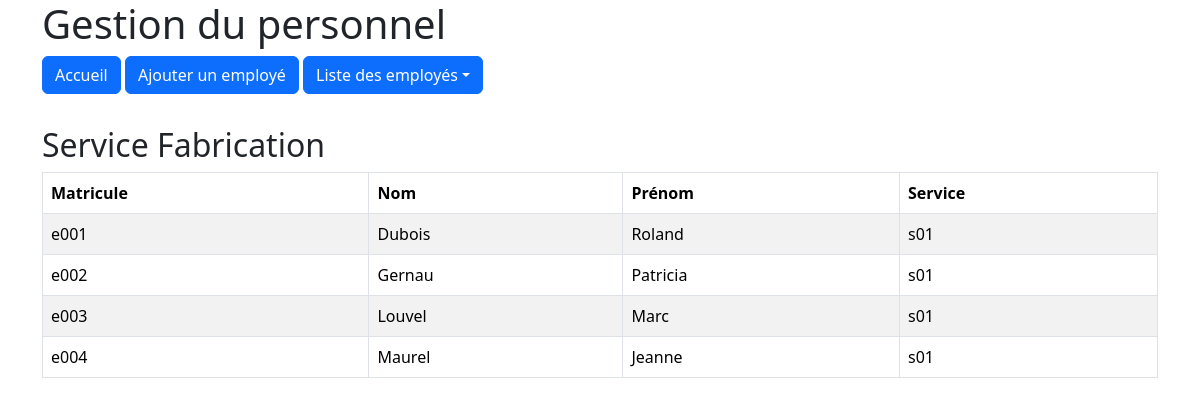
The app's page /empsce/index.php?service=s01&page=listeEmployes with its own data.
### tables this page shows
CREATE TABLE `service` (
  `sce_code` char(3) NOT NULL,
  `sce_designation` varchar(50) DEFAULT NULL
);

CREATE TABLE `employe` (
  `emp_matricule` char(4) NOT NULL,
  `emp_nom` varchar(50) DEFAULT NULL,
  `emp_prenom` varchar(50) DEFAULT NULL,
  `emp_service` char(3) DEFAULT NULL
);

### empsce/controleurs/C_consulterEmployes.php (called while the page is built, shortened)
<?php
require_once "modeles/M_service.php";
require_once "modeles/M_employe.php";
class C_consulterEmployes
{
    private $data;
    private $modeleEmploye;
    private $modeleService;
    public function __construct()
    {
        $this->data = array();
        $this->modeleService= new M_service();
        $this->modeleEmploye = new M_employe();
    }
    public function action_listeEmployes($codeService)
    {
        if ($codeService=="all")
        {
            $this->data['leService']=null;
            $this->data['lesEmployes'] = $this->modeleEmploye->GetListe();
        }
        else
        {
            $this->data['leService']=$this->modeleService->GetService($codeService);
            $this->data['lesEmployes'] = $this->modeleEmploye->GetListeService($codeService);
        }
        require_once "vues/v_listeEmployes.php";
    }
}
?>

### empsce/metiers/Service.php (called while the page is built, shortened)
<?php
    class Service
    {
        private  $sce_designation;
        public function __construct($code,$designation)
        {
            $this->sce_designation=$designation;
        }
        public function GetDesignation()
        {
            return $this->sce_designation;
        }
    }
?>

### empsce/modeles/M_generique.php (called while the page is built, shortened)
<?php
    class M_generique
    {
        private $cnx;
        public function GetCnx()
        {
            return $this->cnx;
        }
        public function Connexion()
        {
            $this->cnx=mysqli_connect("127.0.0.1","root","","empsce1");
            mysqli_set_charset($this->cnx,"utf8");
        }
    }
?>

### empsce/modeles/M_service.php (called while the page is built, shortened)
<?php
    require_once"M_generique.php";
    require_once"metiers/Service.php";
    class M_service extends M_generique
    {
        public function GetService($code)
        {
            $resultat=null;
            $req="select * from service where sce_code ='".$code."'";
            $res=mysqli_query($this->GetCnx(),$req);
            $ligne=mysqli_fetch_assoc($res);
            while ($ligne)
            {
                $sce=new Service($ligne["sce_code"],$ligne["sce_designation"]);
                $resultat[]=$sce;
                $ligne = mysqli_fetch_assoc($res);
            }
            return $resultat;
        }
    }
?>

### empsce/metiers/Employe.php (called while the page is built)
<?php
    class Employe
    {
        private  $emp_matricule;
        private  $emp_nom;
        private  $emp_prenom;
        private  $emp_service;
        public function __construct($matricule,$nom,$prenom,$service)
        {
            $this->emp_matricule=$matricule;
            $this->emp_nom=$nom;
            $this->emp_prenom=$prenom;
            $this->emp_service=$service;
        }
        public function GetMatricule()
        {
            return $this->emp_matricule;
        }
        public function GetNom()
        {
             return $this->emp_nom;
        }
        public function GetPrenom()
        {
             return $this->emp_prenom;
        }
        public function GetService()
        {
             return $this->emp_service;
        }
    }
?>

### empsce/modeles/M_employe.php (called while the page is built, shortened)
<?php
    require_once"M_generique.php";
    require_once"metiers/Employe.php";
    class M_employe extends M_generique
    {
        public function GetListeService($code)
        {
            $resultat=array();
            $req="select * from employe where emp_service ='".$code."'";
            $res=mysqli_query($this->GetCnx(),$req);
            $ligne=mysqli_fetch_assoc($res);
            while ($ligne)
            {
                $employe=new Employe($ligne["emp_matricule"],$ligne["emp_nom"],$ligne["emp_prenom"],$ligne["emp_service"]);
                $resultat[]=$employe;
                $ligne=mysqli_fetch_assoc($res);
            }
            return $resultat;
        }
    }
?>

### empsce/vues/v_listeEmployes.php (the view, shortened to what this page needs)
<?php include_once ('v_entete.php');?>
<div class="container">
<?php
    if (is_null($this->data['leService']))
    {
        echo '<h2>Tous les services</h2>';
    }
    else
    {
        echo '<h2>Service '.$this->data['leService'][0]->GetDesignation().'</h2>';
    }
?>
<table class="table table-striped table-bordered">
    <thead>
        <tr>
            <th>Matricule</th>
            <th>Nom</th>
            <th>Prénom</th>
            <th>Service</th>
        </tr>
    </thead>
<tbody>
<?php
    foreach ($this->data['lesEmployes'] as $unEmploye)
    {
        echo '<tr>';
        echo '<td>' . $unEmploye->GetMatricule() . '</td>';
        echo '<td>' . $unEmploye->GetNom() . '</td>';
        echo '<td>' . $unEmploye->GetPrenom() . '</td>';
        echo '<td>' . $unEmploye->GetService() . '</td>';
        echo '</tr>';
    }
?>
</body>
<?php include_once ('v_piedPage.php'); ?>

### empsce/index.php (shortened to what this page needs)
<?php
if (!empty($_GET['page']))
{
    $page = $_GET['page'];
}
else
{
    $page = "accueil";
}
switch ($page)
{
    case "listeEmployes":
        require_once "controleurs/C_consulterEmployes.php";
        $controleur=new C_consulterEmployes();
        $controleur-> action_listeEmployes($_GET['service']);
        break;
}
?>

### empsce/vues/v_entete.php (shortened to what this page needs)
<!DOCTYPE html PUBLIC "-//W3C//DTD XHTML 1.0 Strict//EN"
    "http://www.w3.org/TR/xhtml1/DTD/xhtml1-strict.dtd">
<html xmlns="http://www.w3.org/1999/xhtml" xml:lang="fr" lang="fr">
<head>
    <link
    href="https://cdn.jsdelivr.net/npm/bootstrap@5.3.7/dist/css/bootstrap.min.css"rel="stylesheet"
>
</head>
<body>
    <div class="container">
        <h1>Gestion du personnel</h1>
        <div class="d-grip gap-2 d-md-block mb-2">
            <a class="btn btn-primary" href="index.php?page=acceuil" role="button">Accueil</a>
            <a class="btn btn-primary" href="index.php?page=saisieEmploye" role="button">Ajouter un employé</a>
            <a class="btn btn-primary dropdown-toggle" href="#" role="button"
            data-bs-toggle="dropdown" aria-expanded="false">Liste des employés</a>
            <br>
            <br>
        </div>
    </div>

### empsce/vues/v_piedPage.php
</body>
</html>

### records on screen
service: sce_designation "Fabrication"
employe: emp_matricule "e001", emp_nom "Dubois", emp_prenom "Roland", emp_service "s01"
employe: emp_matricule "e002", emp_nom "Gernau", emp_prenom "Patricia", emp_service "s01"
employe: emp_matricule "e003", emp_nom "Louvel", emp_prenom "Marc", emp_service "s01"
employe: emp_matricule "e004", emp_nom "Maurel", emp_prenom "Jeanne", emp_service "s01"
